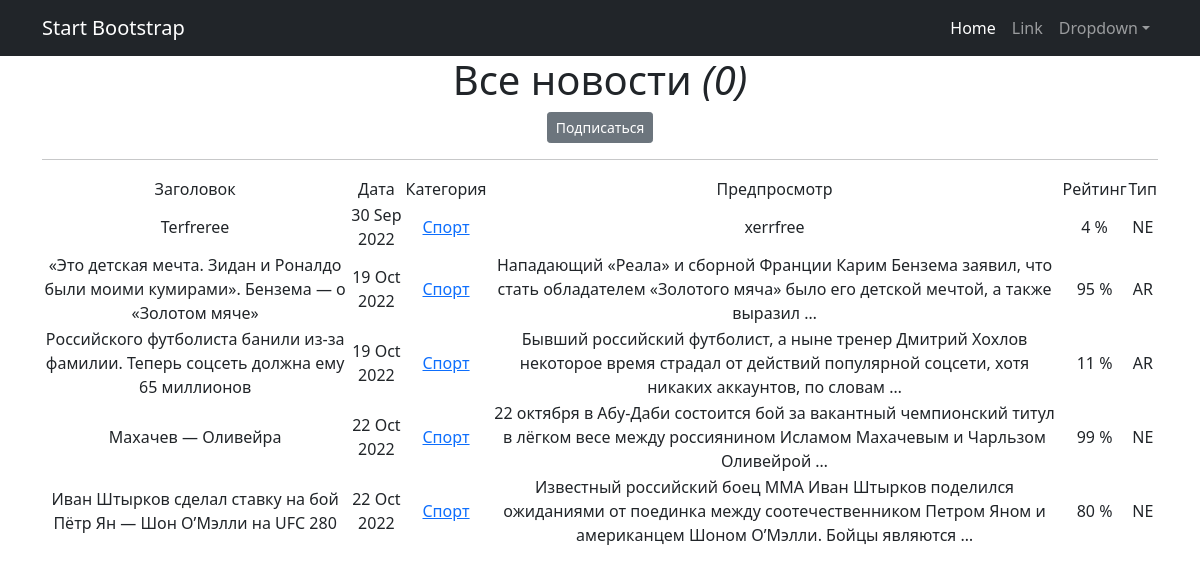
Page /news/categories/2 on the committed database.
### simpleapp/models.py (models this page shows, shortened)
class Post(models.Model):
    title = models.CharField(
        max_length=100,
        unique=True,  # названия постов не должны повторяться
    )
    text = models.TextField()
    time_in = models.DateTimeField(auto_now_add=True)
    rating = models.IntegerField(
        validators=[MinValueValidator(0)],
    )
    article = 'AR'
    news = 'NE'
    TYPE = [
        (article, 'Статья'),
        (news, 'Новость'),
    ]
    type = models.CharField(max_length=2, choices=TYPE, default=article)
    category = models.ForeignKey(
        to='Category',
        on_delete=models.CASCADE,
        related_name='post',
    )

class Category(models.Model):
    name = models.CharField(max_length=20, unique=True)
    subscribers = models.ManyToManyField(User, related_name='categories')
    def __str__(self):
        return f'{self.name}'

### simpleapp/views.py (the view)
# urls.py: path('categories/<int:pk>', CategoryListView.as_view(), name='category_list'),
class CategoryListView(ListView):
    model = Post
    template_name = 'category_list.html'
    context_object_name = 'category_post_list'
    def get_queryset(self):
        self.category = get_object_or_404(Category, id=self.kwargs['pk'])
        queryset = Post.objects.filter(category=self.category).order_by('time_in')
        return queryset
    def get_context_data(self, **kwargs):
        context = super().get_context_data(**kwargs)
        context['is_not_subscriber'] = self.request.user not in self.category.subscribers.all()
        context['category'] = self.category
        return context

### simpleapp/templatetags/custom_filters.py (called while the page is built)
@register.filter()
def currency(value):
   return f'{value} %'

### templates/category_list.html (shortened to what this page needs)
{% extends 'flatpages/default.html' %}
{% load custom_filters %}
{% load custom_tags %}
{% block content %}
   <h1>Все новости <i>({{ Posts|length }})</i> </h1>
    {% if is_not_subscriber %}
        <p class="text-center"><a href="{% url 'subscribe' category.id %}" class="btn btn-secondary btn-sm">Подписаться</a></p>
    {% endif %}
    <hr>
   {% if category_post_list %}
       <table>
           <tr>
               <td>
                   Заголовок
               </td>
               <td>
                   Дата
               </td>
               <td>
                   Категория
               </td>
               <td>
                   Предпросмотр
               </td>
               <td>
                   Рейтинг
               </td>
               <td>
                   Тип
               </td>
                {% for post in category_post_list %}
                <tr>
               <td>{{ post.title }}</td>
               <td>{{ post.time_in|date:'d M Y' }}</td>
               <td><a href="{% url 'category_list' post.category.id %}">{{ post.category }}</a></td>
               <td>{{ post.text|truncatewords:20 }}</td>
               <td>{{ post.rating|currency }}</td>
               <td>{{ post.type }}</td>
               </tr>
                {% endfor %}
       </table>
   {% else %}
       <h2>Новостей нет!</h2>
   {% endif %}
{% endblock content %}

### templates/flatpages/default.html (shortened to what this page needs)
<!DOCTYPE html>
<html lang="en">
    <head>
        {% load static %}
        <link href="{% static 'css/styles.css' %}" rel="stylesheet" />
    </head>
    <body>
        <nav class="navbar navbar-expand-lg navbar-dark bg-dark">
            <div class="container">
                <a class="navbar-brand" href="#">Start Bootstrap</a>
                <div class="collapse navbar-collapse" id="navbarSupportedContent">
                    <ul class="navbar-nav ms-auto mb-2 mb-lg-0">
                        <li class="nav-item"><a class="nav-link active" aria-current="page" href="#">Home</a></li>
                        <li class="nav-item"><a class="nav-link" href="#">Link</a></li>
                        <li class="nav-item dropdown">
                            <a class="nav-link dropdown-toggle" id="navbarDropdown" href="#" role="button" data-bs-toggle="dropdown" aria-expanded="false">Dropdown</a>
                        </li>
                    </ul>
                </div>
            </div>
        </nav>
        <div class="container">
           <div class="row">
                <div class="col-lg-12 text-center">
                    {% block content %}{% endblock content %}
                </div>
            </div>
        </div>
    </body>
</html>

### rows in the picture
Post: title "Terfreree", time_in "30 Sep 2022", category "Спорт", text "xerrfree", rating "4 %", type "NE"
Post: title "«Это детская мечта. Зидан и Роналдо были моими кумирами». Бензема — о «Золотом мяче»", time_in "19 Oct 2022", category "Спорт", text "Нападающий «Реала» и сборной Франции Карим Бензема заявил, что стать обладателем «Золотого мяча» было его детской мечтой, а также выразил …", rating "95 %", type "AR"
Post: title "Российского футболиста банили из-за фамилии. Теперь соцсеть должна ему 65 миллионов", time_in "19 Oct 2022", category "Спорт", text "Бывший российский футболист, а ныне тренер Дмитрий Хохлов некоторое время страдал от действий популярной соцсети, хотя никаких аккаунтов, по словам …", rating "11 %", type "AR"
Post: title "Махачев — Оливейра", time_in "22 Oct 2022", category "Спорт", text "22 октября в Абу-Даби состоится бой за вакантный чемпионский титул в лёгком весе между россиянином Исламом Махачевым и Чарльзом Оливейрой …", rating "99 %", type "NE"
Post: title "Иван Штырков сделал ставку на бой Пётр Ян — Шон О’Мэлли на UFC 280", time_in "22 Oct 2022", category "Спорт", text "Известный российский боец ММА Иван Штырков поделился ожиданиями от поединка между соотечественником Петром Яном и американцем Шоном О’Мэлли. Бойцы являются …", rating "80 %", type "NE"

### other values in the picture
{{ Posts|length }} "0"
